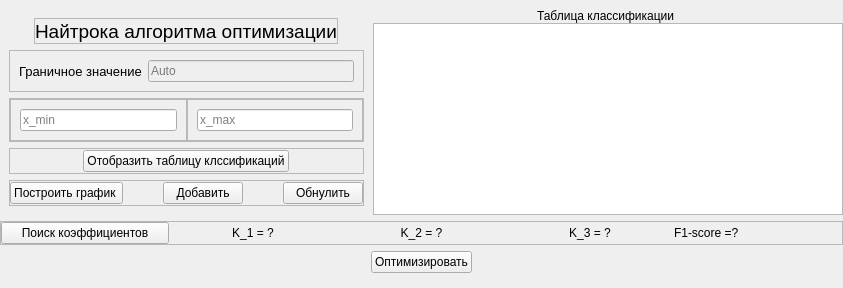
            <widget class="QWidget" name="second_page">
             <layout class="QVBoxLayout" name="verticalLayout_18">
              <property name="leftMargin">
               <number>0</number>
              </property>
              <property name="topMargin">
               <number>9</number>
              </property>
              <property name="rightMargin">
               <number>0</number>
              </property>
              <property name="bottomMargin">
               <number>0</number>
              </property>
              <item alignment="Qt::AlignmentFlag::AlignHCenter|Qt::AlignmentFlag::AlignTop">
               <widget class="QWidget" name="widget_7" native="true">
                <property name="sizePolicy">
                 <sizepolicy hsizetype="Expanding" vsizetype="Expanding">
                  <horstretch>0</horstretch>
                  <verstretch>0</verstretch>
                 </sizepolicy>
                </property>
                <layout class="QHBoxLayout" name="horizontalLayout_8">
                 <property name="spacing">
                  <number>0</number>
                 </property>
                 <property name="leftMargin">
                  <number>0</number>
                 </property>
                 <property name="topMargin">
                  <number>0</number>
                 </property>
                 <property name="rightMargin">
                  <number>0</number>
                 </property>
                 <property name="bottomMargin">
                  <number>0</number>
                 </property>
                 <item>
                  <widget class="QWidget" name="widget_9" native="true">
                   <layout class="QVBoxLayout" name="verticalLayout_17">
                    <item alignment="Qt::AlignmentFlag::AlignHCenter">
                     <widget class="QFrame" name="frame_13">
                      <property name="sizePolicy">
                       <sizepolicy hsizetype="Minimum" vsizetype="Minimum">
                        <horstretch>0</horstretch>
                        <verstretch>0</verstretch>
                       </sizepolicy>
                      </property>
                      <property name="frameShape">
                       <enum>QFrame::Shape::StyledPanel</enum>
                      </property>
                      <property name="frameShadow">
                       <enum>QFrame::Shadow::Raised</enum>
                      </property>
                      <layout class="QHBoxLayout" name="horizontalLayout_12">
                       <property name="spacing">
                        <number>0</number>
                       </property>
                       <property name="sizeConstraint">
                        <enum>QLayout::SizeConstraint::SetMinimumSize</enum>
                       </property>
                       <property name="leftMargin">
                        <number>0</number>
                       </property>
                       <property name="topMargin">
                        <number>0</number>
                       </property>
                       <property name="rightMargin">
                        <number>0</number>
                       </property>
                       <property name="bottomMargin">
                        <number>0</number>
                       </property>
                       <item>
                        <widget class="QLabel" name="label_11">
                         <property name="sizePolicy">
                          <sizepolicy hsizetype="Expanding" vsizetype="Minimum">
                           <horstretch>0</horstretch>
                           <verstretch>0</verstretch>
                          </sizepolicy>
                         </property>
                         <property name="font">
                          <font>
                           <family>Arial</family>
                           <pointsize>14</pointsize>
                          </font>
                         </property>
                         <property name="text">
                          <string>Найтрока алгоритма оптимизации</string>
                         </property>
                        </widget>
                       </item>
                      </layout>
                     </widget>
                    </item>
                    <item>
                     <widget class="QFrame" name="frame_20">
                      <property name="frameShape">
                       <enum>QFrame::Shape::StyledPanel</enum>
                      </property>
                      <property name="frameShadow">
                       <enum>QFrame::Shadow::Raised</enum>
                      </property>
                      <layout class="QHBoxLayout" name="horizontalLayout_13">
                       <item>
                        <widget class="QLabel" name="label_12">
                         <property name="font">
                          <font>
                           <family>Arial</family>
                           <pointsize>10</pointsize>
                          </font>
                         </property>
                         <property name="text">
                          <string>Граничное значение</string>
                         </property>
                        </widget>
                       </item>
                       <item>
                        <widget class="QLineEdit" name="gran_val">
                         <property name="enabled">
                          <bool>false</bool>
                         </property>
                         <property name="placeholderText">
                          <string>Auto</string>
                         </property>
                        </widget>
                       </item>
                      </layout>
                     </widget>
                    </item>
                    <item>
                     <widget class="QFrame" name="frame_14">
                      <property name="frameShape">
                       <enum>QFrame::Shape::StyledPanel</enum>
                      </property>
                      <property name="frameShadow">
                       <enum>QFrame::Shadow::Raised</enum>
                      </property>
                      <layout class="QHBoxLayout" name="horizontalLayout_10">
                       <property name="spacing">
                        <number>0</number>
                       </property>
                       <property name="leftMargin">
                        <number>0</number>
                       </property>
                       <property name="topMargin">
                        <number>0</number>
                       </property>
                       <property name="rightMargin">
                        <number>0</number>
                       </property>
                       <property name="bottomMargin">
                        <number>0</number>
                       </property>
                       <item>
                        <widget class="QFrame" name="frame_15">
                         <property name="frameShape">
                          <enum>QFrame::Shape::StyledPanel</enum>
                         </property>
                         <property name="frameShadow">
                          <enum>QFrame::Shadow::Raised</enum>
                         </property>
                         <layout class="QHBoxLayout" name="horizontalLayout_16">
                          <item>
                           <widget class="QLineEdit" name="x_min">
                            <property name="placeholderText">
                             <string>x_min</string>
                            </property>
                           </widget>
                          </item>
                         </layout>
                        </widget>
                       </item>
                       <item>
                        <widget class="QFrame" name="frame_16">
                         <property name="frameShape">
                          <enum>QFrame::Shape::StyledPanel</enum>
                         </property>
                         <property name="frameShadow">
                          <enum>QFrame::Shadow::Raised</enum>
                         </property>
                         <layout class="QHBoxLayout" name="horizontalLayout_17">
                          <item>
                           <widget class="QLineEdit" name="x_max">
                            <property name="placeholderText">
                             <string>x_max</string>
                            </property>
                           </widget>
                          </item>
                         </layout>
                        </widget>
                       </item>
                      </layout>
                     </widget>
                    </item>
                    <item>
                     <widget class="QFrame" name="frame_18">
                      <property name="frameShape">
                       <enum>QFrame::Shape::StyledPanel</enum>
                      </property>
                      <property name="frameShadow">
                       <enum>QFrame::Shadow::Raised</enum>
                      </property>
                      <layout class="QHBoxLayout" name="horizontalLayout_14">
                       <property name="spacing">
                        <number>0</number>
                       </property>
                       <property name="leftMargin">
                        <number>0</number>
                       </property>
                       <property name="topMargin">
                        <number>0</number>
                       </property>
                       <property name="rightMargin">
                        <number>0</number>
                       </property>
                       <property name="bottomMargin">
                        <number>0</number>
                       </property>
                       <item alignment="Qt::AlignmentFlag::AlignHCenter">
                        <widget class="QPushButton" name="optimize">
                         <property name="cursor">
                          <cursorShape>PointingHandCursor</cursorShape>
                         </property>
                         <property name="text">
                          <string>Отобразить таблицу клссификаций</string>
                         </property>
                        </widget>
                       </item>
                      </layout>
                     </widget>
                    </item>
                    <item>
                     <widget class="QFrame" name="frame_19">
                      <property name="frameShape">
                       <enum>QFrame::Shape::StyledPanel</enum>
                      </property>
                      <property name="frameShadow">
                       <enum>QFrame::Shadow::Raised</enum>
                      </property>
                      <layout class="QHBoxLayout" name="horizontalLayout_15">
                       <property name="spacing">
                        <number>0</number>
                       </property>
                       <property name="leftMargin">
                        <number>0</number>
                       </property>
                       <property name="topMargin">
                        <number>0</number>
                       </property>
                       <property name="rightMargin">
                        <number>0</number>
                       </property>
                       <property name="bottomMargin">
                        <number>0</number>
                       </property>
                       <item alignment="Qt::AlignmentFlag::AlignHCenter">
                        <widget class="QPushButton" name="graph_opt">
                         <property name="cursor">
                          <cursorShape>PointingHandCursor</cursorShape>
                         </property>
                         <property name="text">
                          <string>Построить график </string>
                         </property>
                        </widget>
                       </item>
                       <item>
                        <spacer name="horizontalSpacer_5">
                         <property name="orientation">
                          <enum>Qt::Orientation::Horizontal</enum>
                         </property>
                         <property name="sizeHint" stdset="0">
                          <size>
                           <width>40</width>
                           <height>20</height>
                          </size>
                         </property>
                        </spacer>
                       </item>
                       <item>
                        <widget class="QPushButton" name="add_stationar">
                         <property name="cursor">
                          <cursorShape>PointingHandCursor</cursorShape>
                         </property>
                         <property name="text">
                          <string>Добавить</string>
                         </property>
                        </widget>
                       </item>
                       <item>
                        <spacer name="horizontalSpacer_6">
                         <property name="orientation">
                          <enum>Qt::Orientation::Horizontal</enum>
                         </property>
                         <property name="sizeHint" stdset="0">
                          <size>
                           <width>40</width>
                           <height>20</height>
                          </size>
                         </property>
                        </spacer>
                       </item>
                       <item>
                        <widget class="QPushButton" name="refresh_talbe">
                         <property name="cursor">
                          <cursorShape>PointingHandCursor</cursorShape>
                         </property>
                         <property name="text">
                          <string>Обнулить</string>
                         </property>
                        </widget>
                       </item>
                      </layout>
                     </widget>
                    </item>
                   </layout>
                  </widget>
                 </item>
                 <item>
                  <widget class="QWidget" name="widget_10" native="true">
                   <property name="sizePolicy">
                    <sizepolicy hsizetype="Expanding" vsizetype="Expanding">
                     <horstretch>0</horstretch>
                     <verstretch>0</verstretch>
                    </sizepolicy>
                   </property>
                   <property name="minimumSize">
                    <size>
                     <width>470</width>
                     <height>0</height>
                    </size>
                   </property>
                   <property name="maximumSize">
                    <size>
                     <width>16777215</width>
                     <height>400</height>
                    </size>
                   </property>
                   <layout class="QVBoxLayout" name="verticalLayout_19">
                    <property name="spacing">
                     <number>0</number>
                    </property>
                    <property name="leftMargin">
                     <number>0</number>
                    </property>
                    <property name="topMargin">
                     <number>0</number>
                    </property>
                    <property name="rightMargin">
                     <number>0</number>
                    </property>
                    <property name="bottomMargin">
                     <number>0</number>
                    </property>
                    <item alignment="Qt::AlignmentFlag::AlignHCenter">
                     <widget class="QLabel" name="label_8">
                      <property name="text">
                       <string>Таблица классификации </string>
                      </property>
                     </widget>
                    </item>
                    <item>
                     <widget class="QTableWidget" name="table_classification">
                      <property name="sizePolicy">
                       <sizepolicy hsizetype="Expanding" vsizetype="Expanding">
                        <horstretch>0</horstretch>
                        <verstretch>0</verstretch>
                       </sizepolicy>
                      </property>
                      <property name="minimumSize">
                       <size>
                        <width>370</width>
                        <height>0</height>
                       </size>
                      </property>
                     </widget>
                    </item>
                   </layout>
                  </widget>
                 </item>
                </layout>
               </widget>
              </item>
              <item alignment="Qt::AlignmentFlag::AlignTop">
               <widget class="QFrame" name="frame_17">
                <property name="frameShape">
                 <enum>QFrame::Shape::StyledPanel</enum>
                </property>
                <property name="frameShadow">
                 <enum>QFrame::Shadow::Raised</enum>
                </property>
                <layout class="QHBoxLayout" name="horizontalLayout_11">
                 <property name="spacing">
                  <number>0</number>
                 </property>
                 <property name="leftMargin">
                  <number>0</number>
                 </property>
                 <property name="topMargin">
                  <number>0</number>
                 </property>
                 <property name="rightMargin">
                  <number>0</number>
                 </property>
                 <property name="bottomMargin">
                  <number>0</number>
                 </property>
                 <item>
                  <widget class="QPushButton" name="search_k">
                   <property name="cursor">
                    <cursorShape>PointingHandCursor</cursorShape>
                   </property>
                   <property name="text">
                    <string>Поиск коэффициентов</string>
                   </property>
                  </widget>
                 </item>
                 <item>
                  <widget class="QLabel" name="k_1">
                   <property name="text">
                    <string>K_1 = ?</string>
                   </property>
                   <property name="alignment">
                    <set>Qt::AlignmentFlag::AlignCenter</set>
                   </property>
                  </widget>
                 </item>
                 <item>
                  <widget class="QLabel" name="k_2">
                   <property name="text">
                    <string>K_2 = ?</string>
                   </property>
                   <property name="alignment">
                    <set>Qt::AlignmentFlag::AlignCenter</set>
                   </property>
                  </widget>
                 </item>
                 <item>
                  <widget class="QLabel" name="k_3">
                   <property name="text">
                    <string>K_3 = ?</string>
                   </property>
                   <property name="alignment">
                    <set>Qt::AlignmentFlag::AlignCenter</set>
                   </property>
                  </widget>
                 </item>
                 <item>
                  <widget class="QLabel" name="F_score">
                   <property name="text">
                    <string>F1-score =?</string>
                   </property>
                  </widget>
                 </item>
                </layout>
               </widget>
              </item>
              <item alignment="Qt::AlignmentFlag::AlignHCenter">
               <widget class="QWidget" name="widget_11" native="true">
                <property name="minimumSize">
                 <size>
                  <width>0</width>
                  <height>0</height>
                 </size>
                </property>
                <layout class="QHBoxLayout" name="horizontalLayout_18">
                 <property name="spacing">
                  <number>0</number>
                 </property>
                 <property name="leftMargin">
                  <number>0</number>
                 </property>
                 <property name="topMargin">
                  <number>0</number>
                 </property>
                 <property name="rightMargin">
                  <number>0</number>
                 </property>
                 <property name="bottomMargin">
                  <number>9</number>
                 </property>
                 <item alignment="Qt::AlignmentFlag::AlignHCenter">
                  <widget class="QPushButton" name="graph_result">
                   <property name="cursor">
                    <cursorShape>PointingHandCursor</cursorShape>
                   </property>
                   <property name="text">
                    <string>Оптимизировать</string>
                   </property>
                  </widget>
                 </item>
                </layout>
               </widget>
              </item>
              <item>
               <widget class="QWidget" name="widget_8" native="true">
                <property name="sizePolicy">
                 <sizepolicy hsizetype="Expanding" vsizetype="Expanding">
                  <horstretch>0</horstretch>
                  <verstretch>0</verstretch>
                 </sizepolicy>
                </property>
                <layout class="QHBoxLayout" name="horizontalLayout_19">
                 <property name="spacing">
                  <number>0</number>
                 </property>
                 <property name="leftMargin">
                  <number>0</number>
                 </property>
                 <property name="topMargin">
                  <number>0</number>
                 </property>
                 <property name="rightMargin">
                  <number>0</number>
                 </property>
                 <property name="bottomMargin">
                  <number>0</number>
                 </property>
                 <item>
                  <widget class="MplWidgetOptimize" name="widget_12" native="true"/>
                 </item>
                </layout>
               </widget>
              </item>
             </layout>
            </widget>
